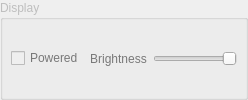
             <widget class="QGroupBox" name="groupDisplay">
              <property name="enabled">
               <bool>false</bool>
              </property>
              <property name="sizePolicy">
               <sizepolicy hsizetype="Preferred" vsizetype="Preferred">
                <horstretch>0</horstretch>
                <verstretch>0</verstretch>
               </sizepolicy>
              </property>
              <property name="minimumSize">
               <size>
                <width>0</width>
                <height>0</height>
               </size>
              </property>
              <property name="maximumSize">
               <size>
                <width>16777215</width>
                <height>16777215</height>
               </size>
              </property>
              <property name="title">
               <string>Display</string>
              </property>
              <property name="flat">
               <bool>false</bool>
              </property>
              <property name="checkable">
               <bool>false</bool>
              </property>
              <layout class="QHBoxLayout" name="horizontalLayout_5">
               <property name="leftMargin">
                <number>8</number>
               </property>
               <property name="topMargin">
                <number>8</number>
               </property>
               <property name="rightMargin">
                <number>8</number>
               </property>
               <property name="bottomMargin">
                <number>8</number>
               </property>
               <item>
                <widget class="QCheckBox" name="checkPowered">
                 <property name="palette">
                  <palette>
                   <active>
                    <colorrole role="WindowText">
                     <brush brushstyle="SolidPattern">
                      <color alpha="255">
                       <red>0</red>
                       <green>170</green>
                       <blue>0</blue>
                      </color>
                     </brush>
                    </colorrole>
                   </active>
                   <inactive>
                    <colorrole role="WindowText">
                     <brush brushstyle="SolidPattern">
                      <color alpha="255">
                       <red>0</red>
                       <green>170</green>
                       <blue>0</blue>
                      </color>
                     </brush>
                    </colorrole>
                   </inactive>
                   <disabled>
                    <colorrole role="WindowText">
                     <brush brushstyle="SolidPattern">
                      <color alpha="255">
                       <red>120</red>
                       <green>120</green>
                       <blue>120</blue>
                      </color>
                     </brush>
                    </colorrole>
                   </disabled>
                  </palette>
                 </property>
                 <property name="text">
                  <string>Powered</string>
                 </property>
                 <property name="checkable">
                  <bool>true</bool>
                 </property>
                 <property name="checked">
                  <bool>false</bool>
                 </property>
                </widget>
               </item>
               <item>
                <widget class="QLabel" name="label_7">
                 <property name="palette">
                  <palette>
                   <active>
                    <colorrole role="WindowText">
                     <brush brushstyle="SolidPattern">
                      <color alpha="255">
                       <red>0</red>
                       <green>170</green>
                       <blue>0</blue>
                      </color>
                     </brush>
                    </colorrole>
                   </active>
                   <inactive>
                    <colorrole role="WindowText">
                     <brush brushstyle="SolidPattern">
                      <color alpha="255">
                       <red>0</red>
                       <green>170</green>
                       <blue>0</blue>
                      </color>
                     </brush>
                    </colorrole>
                   </inactive>
                   <disabled>
                    <colorrole role="WindowText">
                     <brush brushstyle="SolidPattern">
                      <color alpha="255">
                       <red>120</red>
                       <green>120</green>
                       <blue>120</blue>
                      </color>
                     </brush>
                    </colorrole>
                   </disabled>
                  </palette>
                 </property>
                 <property name="text">
                  <string>Brightness</string>
                 </property>
                 <property name="alignment">
                  <set>Qt::AlignCenter</set>
                 </property>
                </widget>
               </item>
               <item>
                <widget class="QSlider" name="brightnessSlider">
                 <property name="sizePolicy">
                  <sizepolicy hsizetype="Preferred" vsizetype="Preferred">
                   <horstretch>0</horstretch>
                   <verstretch>0</verstretch>
                  </sizepolicy>
                 </property>
                 <property name="maximum">
                  <number>255</number>
                 </property>
                 <property name="orientation">
                  <enum>Qt::Horizontal</enum>
                 </property>
                 <property name="invertedAppearance">
                  <bool>true</bool>
                 </property>
                </widget>
               </item>
              </layout>
             </widget>
